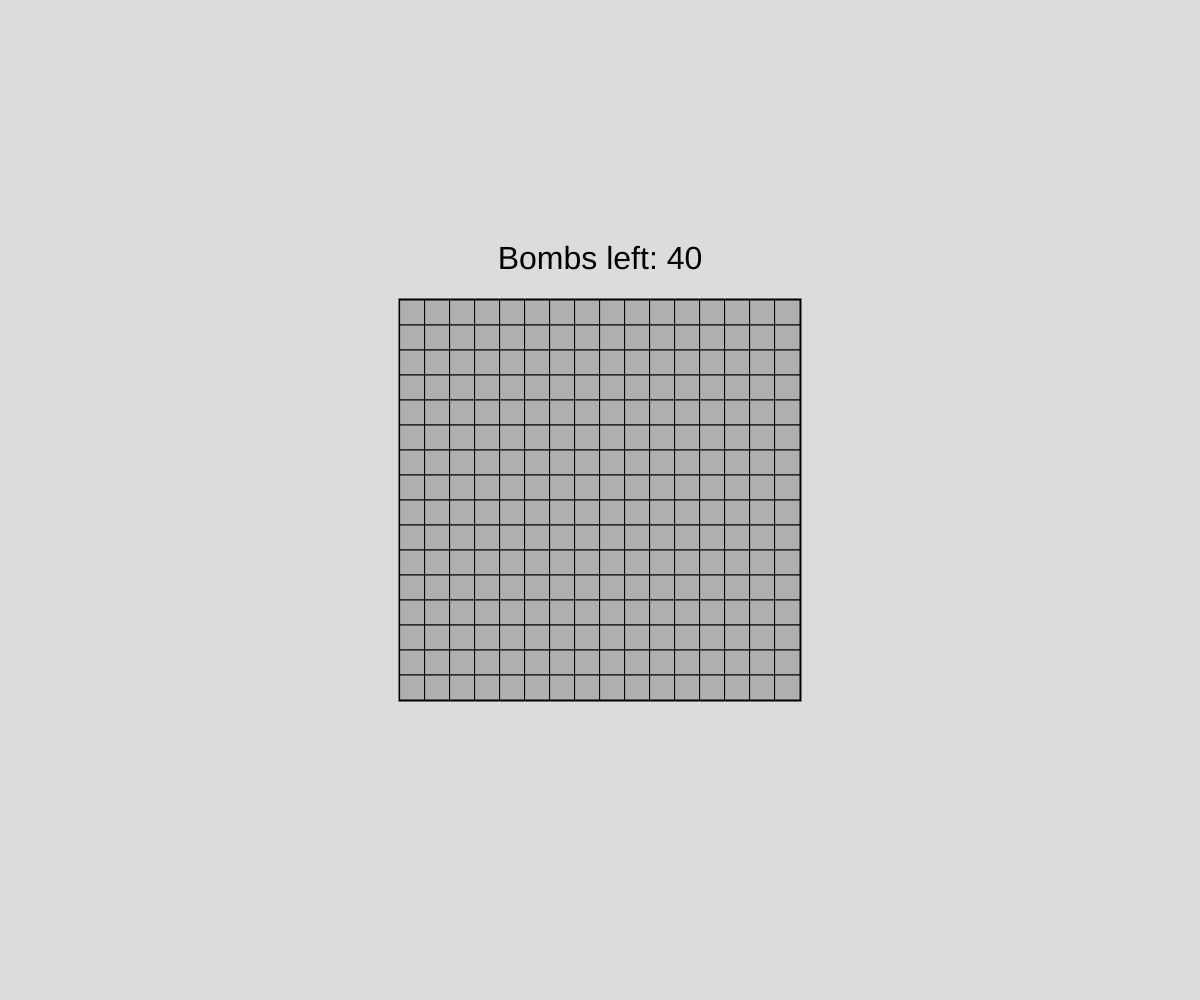
Frame 1 (no input)
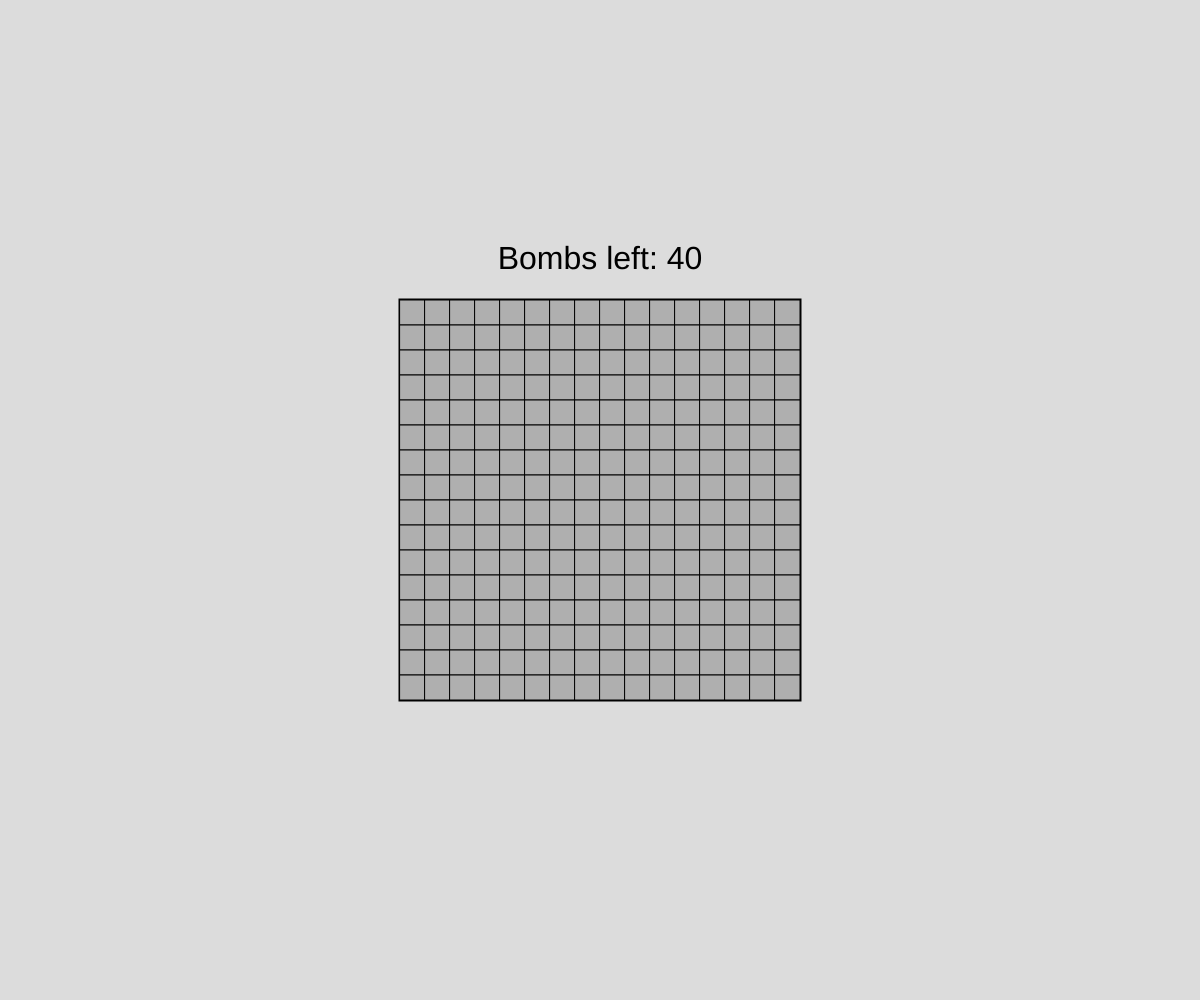
Frame 60 (no input)
Frame 120 (the mouse pressed at the canvas centre since frame 60): identical to frame 60, image omitted

The p5.js sketch that drew these frames (run headless with seeded random() and noise() and a simulated clock; from frame 60 on, the mouse is pressed at the canvas centre):

// p5.js sketch
// ── sketch.js
var board;
var gameWidth = 16
var gameHeight = 16
var bombs = 40

// var firstMove = true
var bombCounter = bombs

//16x30 w/ 99
//16x16 w/ 40
//9x9 w/ 10

var squareSize = 25

var gameLost = false
var gameWon = false

const TILE_STATUSES = {
  HIDDEN: "hidden",
  UNCOVERED: "uncovered",
  FLAGGED: "flagged",
}

function setup() {
  createCanvas(windowWidth, windowHeight);
  // var x = (windowWidth - width) / 2;
  // var y = ((windowHeight - height) / 2) + 20;
  // cnv.position(x, y);

  imageMode(CENTER)
  rectMode(CENTER)
  textAlign(CENTER, CENTER)

  board = new Board(gameWidth, gameHeight, bombs)

  for (let element of document.getElementsByClassName("p5Canvas")) {
    element.addEventListener("contextmenu", (e) => e.preventDefault());
  }
}

function draw() {
  background(220);

  if (gameLost) {
    //uncover all tiles
    background(255, 0, 0)
    for (let i = 0; i < board.height; i++) {
      let row = board.grid[i]
      for (let j = 0; j < board.width; j++) {
        row[j].status = TILE_STATUSES.UNCOVERED
      }
    }
  }

  if (gameWon && !gameLost) {
    background(0, 255, 0)
  }

  // strokeWeight(3) 
  board.show()

  // strokeWeight(0)
  // fill(0)
  // textSize(32)
  // text(str("Bombs left: " + bombCounter), windowWidth / 2, 50)

   
}

function mouseReleased() {
  let currSquare = board.getSquareByCoord(mouseX, mouseY)
  if (currSquare === null) {
    return
  }
  // print("(x, y): ", currSquare.x, ", ", currSquare.y, ")")
  if (mouseButton === LEFT) {
    if (currSquare.status === TILE_STATUSES.FLAGGED) {
      return
    }
    uncoverSquare(currSquare.x, currSquare.y)
  }
  else if (mouseButton === RIGHT) {
    //need to disable default pop up menu and get right click to work
    // document.addEventListener('contextmenu', event => event.preventDefault());
    if (currSquare.status === TILE_STATUSES.FLAGGED) {
      currSquare.status = TILE_STATUSES.HIDDEN
      bombCounter += 1
    }
    else if (currSquare.status === TILE_STATUSES.HIDDEN) {
      currSquare.status = TILE_STATUSES.FLAGGED
      bombCounter -= 1
    }
    
  }

  gameWon = board.gameWon()
}

function uncoverSquare(x, y) {
  // print("Uncovering square")
  let currSquare = board.getSquareAt(x, y)
  if (currSquare === null || currSquare.status === TILE_STATUSES.UNCOVERED || currSquare.status === TILE_STATUSES.FLAGGED) {
    return
  }
  if (currSquare.hasBomb) {
    gameLost = true
    return
  }
  currSquare.status = TILE_STATUSES.UNCOVERED
  if (currSquare.number === 0 && !currSquare.hasBomb) {
    for (let i = -1; i <= 1; i++) {
      // let row = board.grid[this.y + i]
      for (let j = -1; j <= 1; j++) {
        if (x + j < 0 || x + j >= board.width || y + i < 0 || y + i >= board.height) {
            continue
        }
        // print("(x, y): (", this.x + i, ", ", this.y + j, ")")
        
        uncoverSquare(x + j, y + i)
      }
    }
  }
}



// ── board.js
class Board {
    constructor(width, height, totalBombs) {
        this.width = width
        this.height = height
        this.totalBombs = totalBombs

        this.grid = []

        let bombArray = this.generateBombs()

        for (let i = 0; i < this.height; i++) {
            let row = []
            for (let j = 0; j < this.width; j++) {
                let hasBomb = false
                if (this.pointInArray(bombArray, j, i)) {
                    // print("Bomb marked")
                    hasBomb = true
                }
                row.push(new Square(j, i, hasBomb))
            }
            this.grid.push(row)
        }

        this.generateNumbers()
    }

    show() {
        //figure out starting x and y for the row
        let boardWidthpx = this.width * squareSize
        let boardHeightpx = this.height * squareSize

        let centerX = windowWidth / 2
        let centerY = windowHeight / 2

        let startingXpx = centerX - (boardWidthpx / 2)
        let startingYpx = centerY - (boardHeightpx / 2)

        //draw bomb counter
        strokeWeight(0)
        fill(0)
        textSize(32)
        text(str("Bombs left: " + bombCounter), windowWidth / 2, startingYpx - 40)

        //draw bigger border around board
        rectMode(CENTER)
        strokeWeight(3)
        rect(centerX, centerY, boardWidthpx, boardHeightpx)
        rectMode(CORNER)
        for (let i = 0; i < this.height; i++) {
            let row = this.grid[i]
            
            for (let j = 0; j < this.width; j++) {
                row[j].show(startingXpx, startingYpx)
            }
        }
    }

    generateBombs() {
        let bombArray = []

        let i = 0
        while (i < this.totalBombs) {
            //generate a x and y position for the bomb
            //if duplicate, redraw
            let bombX = Math.floor(Math.random() * this.width)
            let bombY = Math.floor(Math.random() * this.height)
            if (!this.pointInArray(bombArray, bombX, bombY)) {
                bombArray.push([bombX, bombY])
                i += 1
            }
        }
        return bombArray
    }

    pointInArray(arr, x, y) {
        if (arr.length === 0) {
            return false
        }
        for (let i = 0; i < arr.length; i++) {
            if (arr[i][0] === x && arr[i][1] === y) {
                return true
            }
        }
        return false
    }

    generateNumbers() {

        for (let i = 0; i < this.height; i++) {
            let row = this.grid[i]
            for (let j = 0; j < this.width; j++) {
                // print("(x, y): (", j, ", ", i, ")")
                let square = row[j]
                if (square.hasBomb) {
                    continue
                }
                let num = square.calculateNumber(this)
                
                square.number = num
            }
        }
    }

    getSquareAt(x, y) {
        for (let i = 0; i < this.height; i++) {
            if (i === y) {
                let row = this.grid[i]
                for (let j = 0; j < this.width; j++) {
                    // print("(x, y): (", j, ", ", i, ")")
                    if (j === x) {
                        let square = row[j]
                        return square
                    }
                }
            }
            
        }
        return null
    }

    getSquareByCoord(xpx, ypx) {
        for (let i = 0; i < this.height; i++) {
            let row = this.grid[i]
            for (let j = 0; j < this.width; j++) {
                let square = row[j]
                if (square.isSquareByCoord(xpx, ypx)) {
                    return square
                }
            }
        }
        return null
    }

    gameWon() {
        for (let i = 0; i < this.height; i++) {
            let row = this.grid[i]
            for (let j = 0; j < this.width; j++) {
                let currSquare = row[j]
                if ((currSquare.status === TILE_STATUSES.HIDDEN || currSquare.status === TILE_STATUSES.FLAGGED) &&
                    !currSquare.hasBomb) {
                        return false
                }
            }
        }
        return true
    }

}
// ── square.js
class Square {
    constructor(x, y, hasBomb) {
        this.x = x
        this.y = y
        this.hasBomb = hasBomb
        this.number = 0
        this.status = TILE_STATUSES.HIDDEN

        this.xpx = 0
        this.ypx = 0
    }

    calculateNumber(board) {
        if (this.hasBomb) {
            return -1
        }
        let bombsTouched = 0
        for (let i = -1; i <= 1; i++) {
            let row = board.grid[this.y + i]
            for (let j = -1; j <= 1; j++) {
                if (this.x + j < 0 || this.x + j >= board.width || this.y + i < 0 || this.y + i >= board.height) {
                    continue
                }
                // print("(x, y): (", this.x + i, ", ", this.y + j, ")")
                
                let square = row[this.x + j]
                
                if (square.hasBomb) {
                    bombsTouched += 1
                }
            }
        }
        // print("Square at (", this.x, ", ", this.y, "): ", bombsTouched)
        return bombsTouched
    }

    show(startingXpx, startingYpx) {
        // print("SHowing square")
        //need to also account for the positioning
        this.xpx = startingXpx + (this.x * squareSize)
        this.ypx = startingYpx + (this.y * squareSize)
        if (this.status === TILE_STATUSES.HIDDEN) {
            //draw a gray square
            fill(175)
            stroke(0)
            strokeWeight(1)
            rect(this.xpx, this.ypx, squareSize, squareSize)
        }
        else if (this.status === TILE_STATUSES.FLAGGED) {
            //draw a gray square with a flag on top
            //draw a red square for now
            fill(255, 0, 0)
            stroke(0)
            strokeWeight(1)
            rect(this.xpx, this.ypx, squareSize, squareSize)
        }
        else  { //if (this.status === TILE_STATUSES.UNCOVERED) {
            //it is uncovered
            //if it is a bomb, you lose and game over
            //    then uncover all tiles (set all status to uncovered)
            //draw a lighter gray square with a number in it
            //if the number is zero, do not display the number
            if (this.hasBomb) {
                fill(0)
            }
            else {
                fill(150)
            }
            
            stroke(0)
            strokeWeight(1)
            rect(this.xpx, this.ypx, squareSize, squareSize)

            if (this.number != 0 && !this.hasBomb) {
                fill(0)
                stroke(0)
                strokeWeight(0)
                textSize(24)
                text(str(this.number), this.xpx + (squareSize / 2), this.ypx + (squareSize / 2) + 2)
            }
            
        }
    }

    isSquareByCoord(xpx, ypx) {
        return (xpx > this.xpx && xpx < this.xpx + squareSize && ypx > this.ypx && ypx < this.ypx + squareSize)
    }
}
